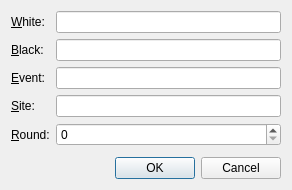
<?xml version="1.0" encoding="UTF-8"?>
<ui version="4.0">
 <class>GamePropertiesDialog</class>
 <widget class="QDialog" name="GamePropertiesDialog">
  <property name="geometry">
   <rect>
    <x>0</x>
    <y>0</y>
    <width>292</width>
    <height>190</height>
   </rect>
  </property>
  <property name="windowTitle">
   <string>Game Properties</string>
  </property>
  <layout class="QGridLayout" name="gridLayout">
   <item row="0" column="0">
    <layout class="QVBoxLayout" name="verticalLayout">
     <item>
      <layout class="QFormLayout" name="formLayout">
       <property name="fieldGrowthPolicy">
        <enum>QFormLayout::AllNonFixedFieldsGrow</enum>
       </property>
       <item row="2" column="0">
        <widget class="QLabel" name="label">
         <property name="text">
          <string>&amp;Event:</string>
         </property>
         <property name="buddy">
          <cstring>m_eventEdit</cstring>
         </property>
        </widget>
       </item>
       <item row="2" column="1">
        <widget class="QLineEdit" name="m_eventEdit"/>
       </item>
       <item row="3" column="0">
        <widget class="QLabel" name="label_2">
         <property name="text">
          <string>&amp;Site:</string>
         </property>
         <property name="buddy">
          <cstring>m_siteEdit</cstring>
         </property>
        </widget>
       </item>
       <item row="3" column="1">
        <widget class="QLineEdit" name="m_siteEdit"/>
       </item>
       <item row="4" column="0">
        <widget class="QLabel" name="label_3">
         <property name="text">
          <string>&amp;Round:</string>
         </property>
         <property name="buddy">
          <cstring>m_roundSpin</cstring>
         </property>
        </widget>
       </item>
       <item row="4" column="1">
        <widget class="QSpinBox" name="m_roundSpin"/>
       </item>
       <item row="1" column="0">
        <widget class="QLabel" name="label_4">
         <property name="text">
          <string>&amp;Black:</string>
         </property>
         <property name="buddy">
          <cstring>m_blackEdit</cstring>
         </property>
        </widget>
       </item>
       <item row="0" column="0">
        <widget class="QLabel" name="label_5">
         <property name="text">
          <string>&amp;White:</string>
         </property>
         <property name="buddy">
          <cstring>m_whiteEdit</cstring>
         </property>
        </widget>
       </item>
       <item row="0" column="1">
        <widget class="QLineEdit" name="m_whiteEdit"/>
       </item>
       <item row="1" column="1">
        <widget class="QLineEdit" name="m_blackEdit"/>
       </item>
      </layout>
     </item>
     <item>
      <widget class="QDialogButtonBox" name="buttonBox">
       <property name="orientation">
        <enum>Qt::Horizontal</enum>
       </property>
       <property name="standardButtons">
        <set>QDialogButtonBox::Cancel|QDialogButtonBox::Ok</set>
       </property>
      </widget>
     </item>
    </layout>
   </item>
  </layout>
 </widget>
 <tabstops>
  <tabstop>m_whiteEdit</tabstop>
  <tabstop>m_blackEdit</tabstop>
  <tabstop>m_eventEdit</tabstop>
  <tabstop>m_siteEdit</tabstop>
  <tabstop>m_roundSpin</tabstop>
  <tabstop>buttonBox</tabstop>
 </tabstops>
 <resources/>
 <connections>
  <connection>
   <sender>buttonBox</sender>
   <signal>accepted()</signal>
   <receiver>GamePropertiesDialog</receiver>
   <slot>accept()</slot>
   <hints>
    <hint type="sourcelabel">
     <x>248</x>
     <y>254</y>
    </hint>
    <hint type="destinationlabel">
     <x>157</x>
     <y>274</y>
    </hint>
   </hints>
  </connection>
  <connection>
   <sender>buttonBox</sender>
   <signal>rejected()</signal>
   <receiver>GamePropertiesDialog</receiver>
   <slot>reject()</slot>
   <hints>
    <hint type="sourcelabel">
     <x>316</x>
     <y>260</y>
    </hint>
    <hint type="destinationlabel">
     <x>286</x>
     <y>274</y>
    </hint>
   </hints>
  </connection>
 </connections>
</ui>
